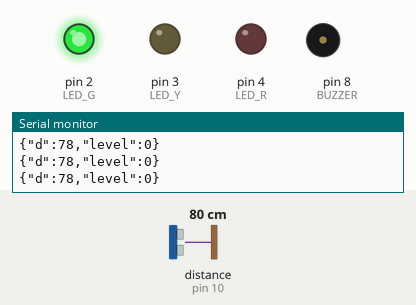
Recording of a sketch running on a simulated Arduino Uno, built with avr-gcc and run on an emulated ATmega328P. Shown: output pins drawn as LEDs (lit = HIGH), buzzer (waves = sounding), the last lines printed to the serial monitor. Wiring (inferred from the names in the program): ultrasonic range finder: trigger pin 9; echo pin 10. Dashed ring = blinking. The inputs (shaded band) are chosen by the test bench; at power-on: distance to the obstacle (sensor on pin 10) 80 cm. The echo pulse lasts 58.3 µs per cm; pins used as bus, display or sensor lines are not drawn.

Above: at 1.2 s.
1.3 s: distance to the obstacle (sensor on pin 10) set to 34 cm
4.3 s: distance to the obstacle (sensor on pin 10) set to 27 cm
At 4.8 s:
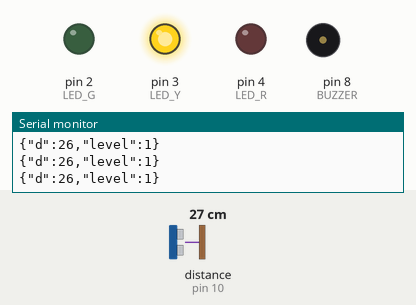
5.8 s: distance to the obstacle (sensor on pin 10) set to 17 cm
7.3 s: distance to the obstacle (sensor on pin 10) set to 13 cm
At 7.32 s:
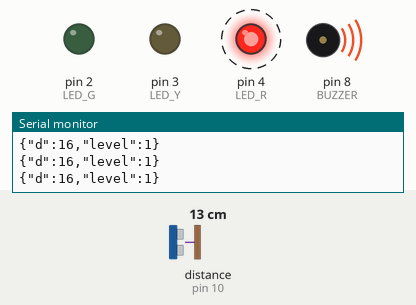
10.3 s: distance to the obstacle (sensor on pin 10) set to 18 cm
At 11.5 s:
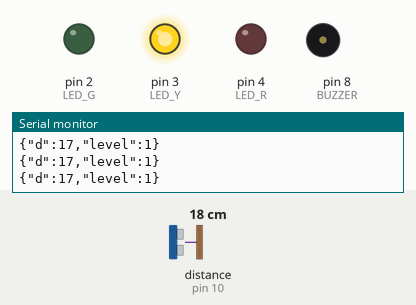
11.8 s: distance to the obstacle (sensor on pin 10) set to 2 cm
At 11.81 s:
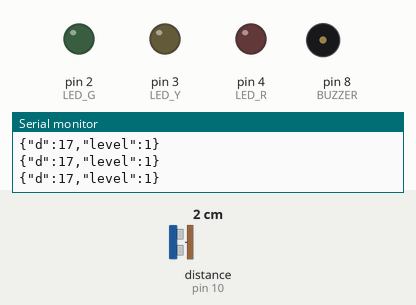
Timing chart, 0 to 15.8 s (numbered marks = the images above; inputs shaded):
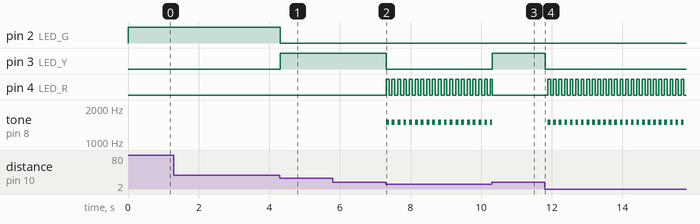

The sketch:

parking_sensor.ino
```cpp
/*
 * ============================================================================
 * DỰ ÁN: HỆ THỐNG HỖ TRỢ LÙI XE AN TOÀN (CHUẨN ĐỒNG BỘ ĐÚNG 3 VÙNG: XANH - VÀNG - ĐỎ)
 * ARDUINO UNO: HC-SR04 + LED XANH (2) + LED VÀNG (3) + LED ĐỎ (4) + CÒI (8)
 * ============================================================================
 */

// ============================================================================
// 🎯 CẤU HÌNH CÁC MỐC KHOẢNG CÁCH (ĐỒNG BỘ 3 VÙNG VỚI WEB)
// ============================================================================
const int MOC_AN_TOAN  = 30;  // > 30 cm        -> VÙNG 1: LED XANH (An toàn)
const int MOC_CANH_BAO = 15;  // 15 cm đến 30 cm -> VÙNG 2: LED VÀNG (Cảnh báo)
// Dưới 15 cm                 -> VÙNG 3: LED ĐỎ NHÁY + CÒI HÚ (Nguy hiểm / Dừng lại)
// ============================================================================

const int TRIG = 9;
const int ECHO = 10;

// Chân kết nối LED (Đúng 3 đèn)
const int LED_G = 2; // Xanh lá - An toàn
const int LED_Y = 3; // Vàng    - Cảnh báo
const int LED_R = 4; // Đỏ      - Nguy hiểm

// Chân còi
const int BUZZER = 8;

// Biến điều khiển nhấp nháy đèn đỏ & còi (không dùng delay)
unsigned long lastBlinkTime = 0;
bool redState = false;

// Biến điều khiển chu kỳ gửi dữ liệu lên Web
unsigned long lastSerialTime = 0;

void setup() {
  pinMode(TRIG, OUTPUT);
  pinMode(ECHO, INPUT);

  pinMode(LED_G, OUTPUT);
  pinMode(LED_Y, OUTPUT);
  pinMode(LED_R, OUTPUT);
  pinMode(BUZZER, OUTPUT);

  // Tắt hết đèn và còi lúc mới cắm nguồn
  digitalWrite(LED_G, LOW);
  digitalWrite(LED_Y, LOW);
  digitalWrite(LED_R, LOW);
  noTone(BUZZER);

  // Giao tiếp Serial với Laptop ở tốc độ 115200 baud
  Serial.begin(115200);
}

// Hàm đo khoảng cách bằng cảm biến siêu âm
long getDistance() {
  digitalWrite(TRIG, LOW);
  delayMicroseconds(2);
  digitalWrite(TRIG, HIGH);
  delayMicroseconds(10);
  digitalWrite(TRIG, LOW);

  // Timeout 20ms (~3.4m)
  long duration = pulseIn(ECHO, HIGH, 20000UL);
  if (duration == 0) return 999;
  return duration * 0.034 / 2;
}

void loop() {
  long d = getDistance();
  unsigned long currentMillis = millis();
  int level = 0; // 0: XANH (An toàn) | 1: VÀNG (Cảnh báo) | 2: ĐỎ (Nguy hiểm)

  // --- 1. VÙNG 1: AN TOÀN (> MOC_AN_TOAN đến 100cm): Chỉ LED XANH sáng ---
  if (d >= MOC_AN_TOAN && d <= 100) {
    level = 0;
    digitalWrite(LED_G, HIGH);
    digitalWrite(LED_Y, LOW);
    digitalWrite(LED_R, LOW);
    noTone(BUZZER);
  }
  // --- 2. VÙNG 2: CẢNH BÁO (Từ MOC_CANH_BAO đến MOC_AN_TOAN): Chỉ LED VÀNG sáng ---
  else if (d >= MOC_CANH_BAO && d < MOC_AN_TOAN) {
    level = 1;
    digitalWrite(LED_G, LOW);
    digitalWrite(LED_Y, HIGH);
    digitalWrite(LED_R, LOW);
    noTone(BUZZER);
  }
  // --- 3. VÙNG 3: NGUY HIỂM / DỪNG LẠI (< MOC_CANH_BAO): ĐÈN ĐỎ NHÁY + CÒI HÚ ---
  else if (d >= 0 && d < MOC_CANH_BAO) {
    level = 2; // Level 2 là MÀU ĐỎ NGUY HIỂM / DỪNG LẠI
    digitalWrite(LED_G, LOW);
    digitalWrite(LED_Y, LOW);

    // Chớp tắt mỗi 70ms
    if (currentMillis - lastBlinkTime >= 70) {
      lastBlinkTime = currentMillis;
      redState = !redState;
      digitalWrite(LED_R, redState ? HIGH : LOW);

      if (redState) {
        tone(BUZZER, 1500); // Âm thanh báo động theo nhịp đèn đỏ
      } else {
        noTone(BUZZER);
      }
    }
  }
  // --- NGOÀI KHOẢNG ĐO (> 100cm hoặc vật cản quá xa): Mặc định An Toàn ---
  else {
    level = 0;
    digitalWrite(LED_G, LOW);
    digitalWrite(LED_Y, LOW);
    digitalWrite(LED_R, LOW);
    noTone(BUZZER);
  }

  // --- GỬI DỮ LIỆU LÊN MÀN HÌNH WEB LAPTOP (mỗi 50ms) ---
  if (currentMillis - lastSerialTime >= 50) {
    lastSerialTime = currentMillis;

    // Gửi đúng 3 level: 0 (Xanh), 1 (Vàng), 2 (Đỏ)
    Serial.print(F("{\"d\":"));
    if (d > 100 || d < 0) {
      Serial.print(F("100"));
    } else {
      Serial.print(d);
    }
    Serial.print(F(",\"level\":"));
    Serial.print(level);
    Serial.println(F("}"));
  }

  delay(15);
}
```

Measured:
- the behaviour switches between 31 and 30 cm on distance to the obstacle (sensor on pin 10) (found by bisection; images 0 and 1)
- the behaviour switches between 16 and 15 cm on distance to the obstacle (sensor on pin 10) (found by bisection; images 1 and 2)
- after the input at 4.3 s, pin 2 (LED_G): HIGH → LOW at once; pin 3 (LED_Y): LOW → HIGH at once
- after the input at 7.3 s, pin 3 (LED_Y): HIGH → LOW at once; pin 4 (LED_R): alternates HIGH for 0.08 s and LOW for 0.08 s, starting at once; tone on pin 8 (BUZZER): alternates 1500 Hz for 0.08 s and silent for 0.08 s, starting at once
- after the input at 10.3 s, pin 3 (LED_Y): LOW → HIGH at once; pin 4 (LED_R): goes on until 10.3 s, then stays LOW; tone on pin 8 (BUZZER): goes on until 10.3 s, then stays silent
- after the input at 11.8 s, pin 3 (LED_Y): HIGH → LOW at once; pin 4 (LED_R): alternates HIGH for 0.08 s and LOW for 0.08 s, starting after 0.09 s; tone on pin 8 (BUZZER): alternates 1500 Hz for 0.08 s and silent for 0.08 s, starting after 0.09 s
